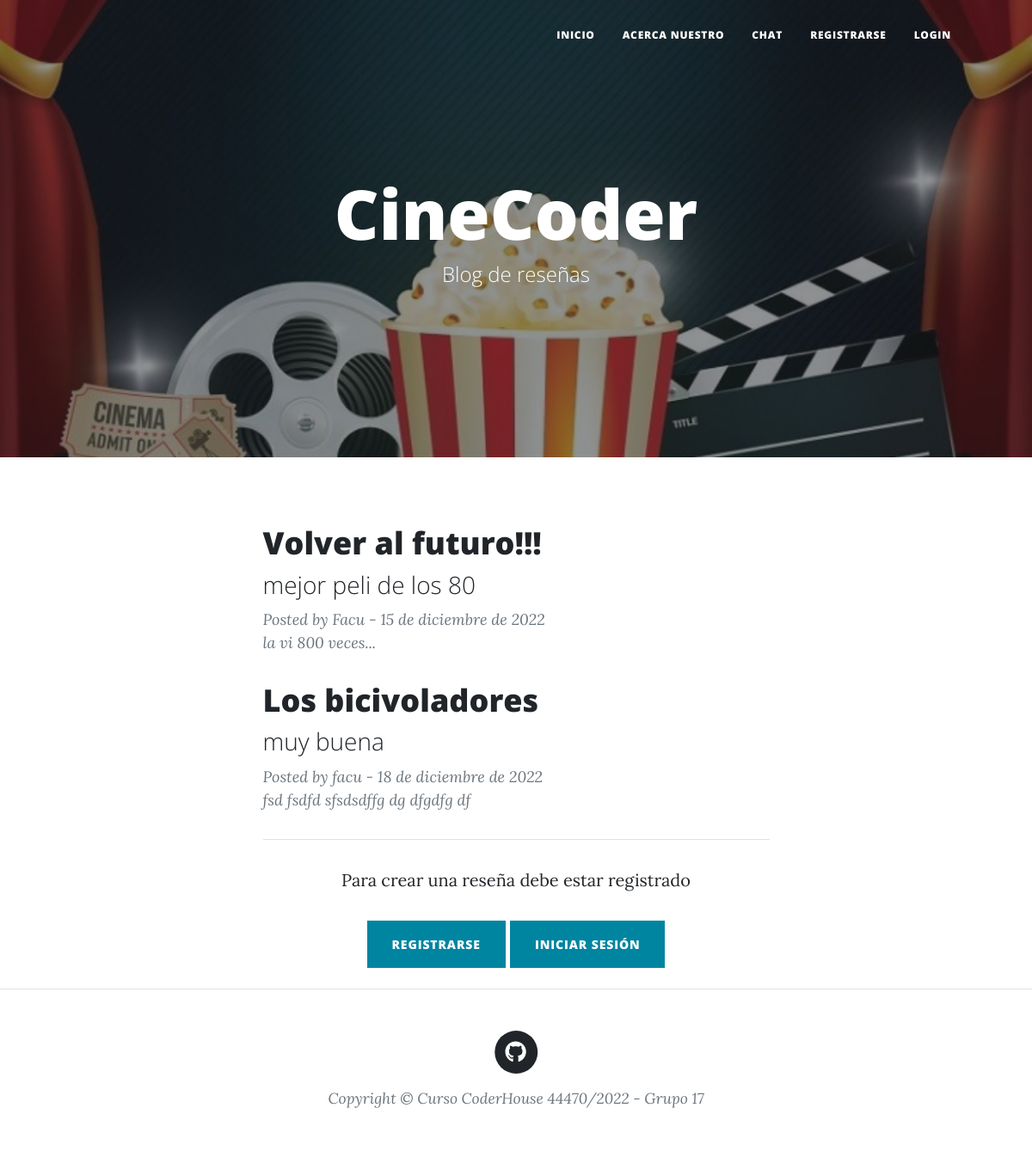
Before: / with the older database file.
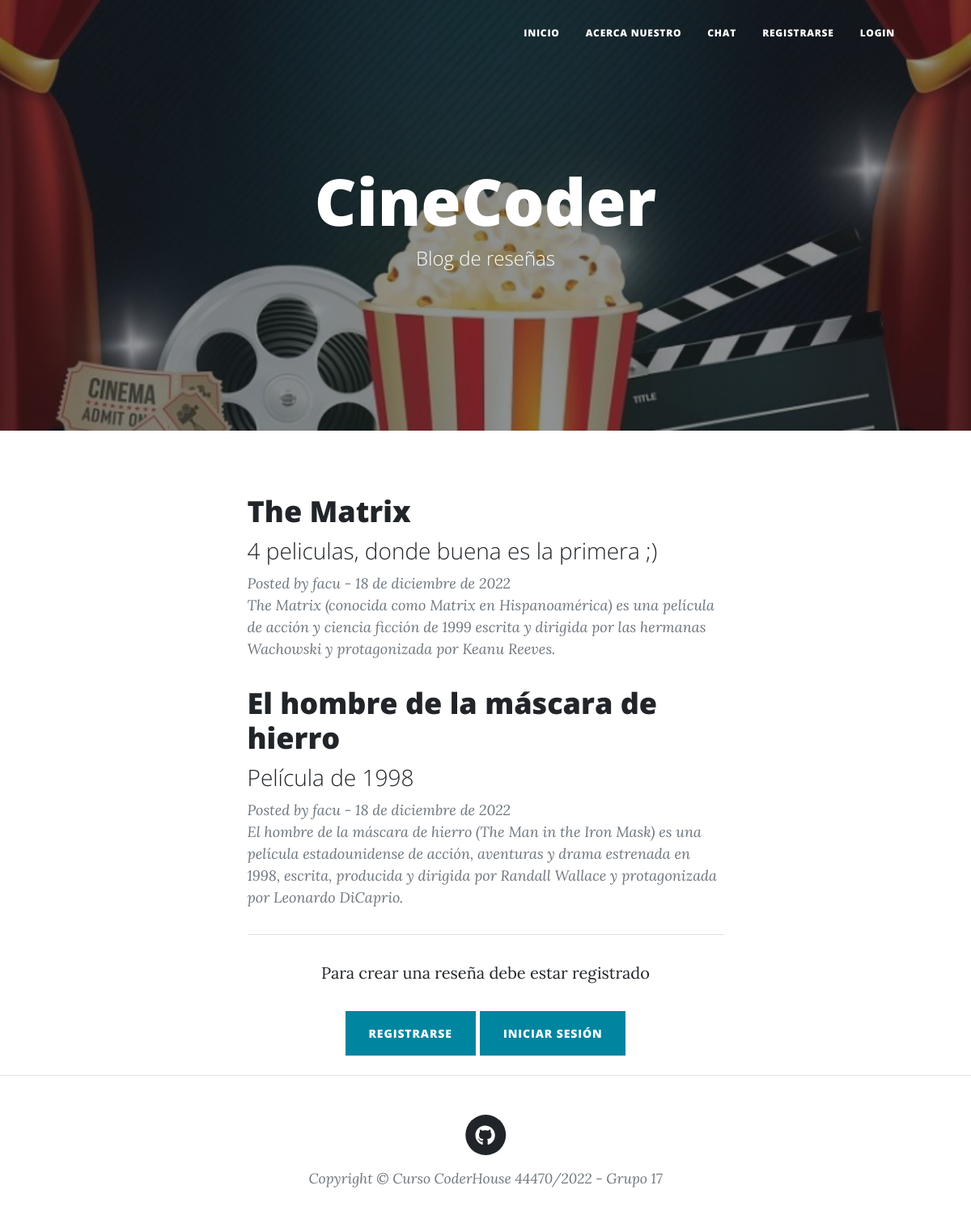
After: the same page with the newer database file.
### AppFinal/models.py (models this page shows)
class Blogs(models.Model):
    titulo = models.CharField(max_length=150)
    subtitulo = models.CharField(max_length=150)
    resumen = models.TextField()
    cuerpo = models.TextField()
    imagen = models.ImageField(upload_to="imgBlogs", null=True, blank=True)
    idusuario = models.IntegerField()
    fecha = models.DateField()
    usuario=models.CharField(max_length=150, null=True)

### AppFinal/views.py (the view)
# urls.py: path('',views.inicio, name='inicio'),
def inicio(request):
    blogs = Blogs.objects.all() # Obtener TODOS los registros de ese modelo
    contexto = {"listado_blogs": blogs}
    return render(request, "index.html", contexto)

### AppFinal/Templates/index.html (shortened to what this page needs)
{% extends "template.html" %}
{% load static %}
{% block contenidoQueCambia %}
        <header class="masthead" style="background-image: url('{% static "assets/img/home-bg.jpg" %}')">
            <div class="container position-relative px-4 px-lg-5">
                <div class="row gx-4 gx-lg-5 justify-content-center">
                    <div class="col-md-10 col-lg-8 col-xl-7">
                        <div class="site-heading">
                            <h1>CineCoder</h1>
                            <span class="subheading">Blog de reseñas</span>
                        </div>
                    </div>
                </div>
            </div>
        </header>
        <div class="container px-4 px-lg-5">
            <div class="row gx-4 gx-lg-5 justify-content-center">
                <div class="col-md-10 col-lg-8 col-xl-7">
                {% if listado_blogs %}
                    {% for blog in listado_blogs %}
                    <div class="post-preview">
                        <a href="{% url 'blogAmpliado' blog.id %}">
                            <h2 class="post-title">{{blog.titulo}}</h2>
                            <h3 class="post-subtitle">{{blog.subtitulo}}</h3>
                        </a>
                        <p class="post-meta">
                            <i>Posted by {{blog.usuario}} - {{blog.fecha}}</i><br>
                            {{blog.resumen}}<br>
                        </p>
                    </div>
                        {% endfor %}
                    {% else %}
                        <p>No hay blogs disponibles de momento</p>
                    {% endif %}
                    <hr class="my-4" />
                    {% if request.user.is_authenticated %}
                    <div class="d-flex justify-content-end mb-4"><a class="btn btn-primary text-uppercase" href="{% url 'NuevoBlog' %}">Crear reseña →</a></div>
                    {% else %}
                    <p class="text-center">Para crear una reseña debe estar registrado</p>
                    <div class="d-flex justify-content-center mb-4"><a class="btn btn-primary text-uppercase" href="{% url 'registro' %}">registrarse</a> &nbsp; <a class="btn btn-primary text-uppercase" href="{% url 'loginPage' %}">iniciar sesión</a></div>
                    {% endif %}
                </div>
            </div>
        </div>
{% endblock %}

### AppFinal/Templates/template.html (shortened to what this page needs)
<!DOCTYPE html>
<html lang="en">
    <head>
        {% load static %}
        <link href="{% static 'css/styles.css' %}" rel="stylesheet" />
    </head>
    <body>
        <nav class="navbar navbar-expand-lg navbar-light" id="mainNav">
            <div class="container px-4 px-lg-5">
                <div class="collapse navbar-collapse" id="navbarResponsive">
                    <ul class="navbar-nav ms-auto py-4 py-lg-0">
                        <li class="nav-item"><a class="nav-link px-lg-3 py-3 py-lg-4" href="{% url 'inicio' %}">Inicio</a></li>
                        <li class="nav-item"><a class="nav-link px-lg-3 py-3 py-lg-4" href="{% url 'about' %}">Acerca Nuestro</a></li>
                        <li class="nav-item"><a class="nav-link px-lg-3 py-3 py-lg-4" href="{% url 'chat' %}">Chat</a></li>
                        {% if request.user.is_authenticated %}
                        <li class="nav-item"><a class="nav-link px-lg-3 py-3 py-lg-4" href="{% url 'logoutPage' %}">Logout</a></li>
                        <li class="nav-item" style="color:#ccc;font-size:16px;padding:20px 10px 0 0 ;">|&nbsp;&nbsp; Bienvenido {{request.user.username}}!</li>
                        {% else %}
                        <li class="nav-item"><a class="nav-link px-lg-3 py-3 py-lg-4" href="{% url 'registro' %}">Registrarse</a></li>
                        <li class="nav-item"><a class="nav-link px-lg-3 py-3 py-lg-4" href="{% url 'loginPage' %}">Login</a></li>
                        {% endif %}
                    </ul>
                </div>
            </div>
        </nav>
        {% block contenidoQueCambia %}
		{% endblock %}
        <footer class="border-top">
            <div class="container px-4 px-lg-5">
                <div class="row gx-4 gx-lg-5 justify-content-center">
                    <div class="col-md-10 col-lg-8 col-xl-7">
                        <ul class="list-inline text-center">
                            <li class="list-inline-item">
                                <a target="_blank" href="https://github.com/faculanza/EntregaFinal.git">
                                    <span class="fa-stack fa-lg">
                                        <i class="fas fa-circle fa-stack-2x"></i>
                                        <i class="fab fa-github fa-stack-1x fa-inverse"></i>
                                    </span>
                                </a>
                            </li>
                        </ul>
                        <div class="small text-center text-muted fst-italic">Copyright &copy; Curso CoderHouse 44470/2022 - Grupo 17</div>
                    </div>
                </div>
            </div>
        </footer>
    </body>
</html>

Changed rows visible on the page:
removed Blogs: titulo "Volver al futuro!!!", subtitulo "mejor peli de los 80", usuario "Facu", fecha "15 de diciembre de 2022", resumen "la vi 800 veces..."
removed Blogs: titulo "Los bicivoladores", subtitulo "muy buena", usuario "facu", fecha "18 de diciembre de 2022", resumen "fsd fsdfd sfsdsdffg dg dfgdfg df"
added Blogs: titulo "The Matrix", subtitulo "4 peliculas, donde buena es la primera ;)", usuario "facu", fecha "18 de diciembre de 2022", resumen "The Matrix (conocida como Matrix en Hispanoamérica) es una película de acción y ciencia ficción de 1999 escrita y dirigida por las hermanas Wachowski y protagonizada por Keanu Reeves."
added Blogs: titulo "El hombre de la máscara de hierro", subtitulo "Película de 1998", usuario "facu", fecha "18 de diciembre de 2022", resumen "El hombre de la máscara de hierro (The Man in the Iron Mask) es una película estadounidense de acción, aventuras y drama estrenada en 1998, escrita, producida y dirigida por Randall Wallace y protagonizada por Leonardo DiCaprio."
